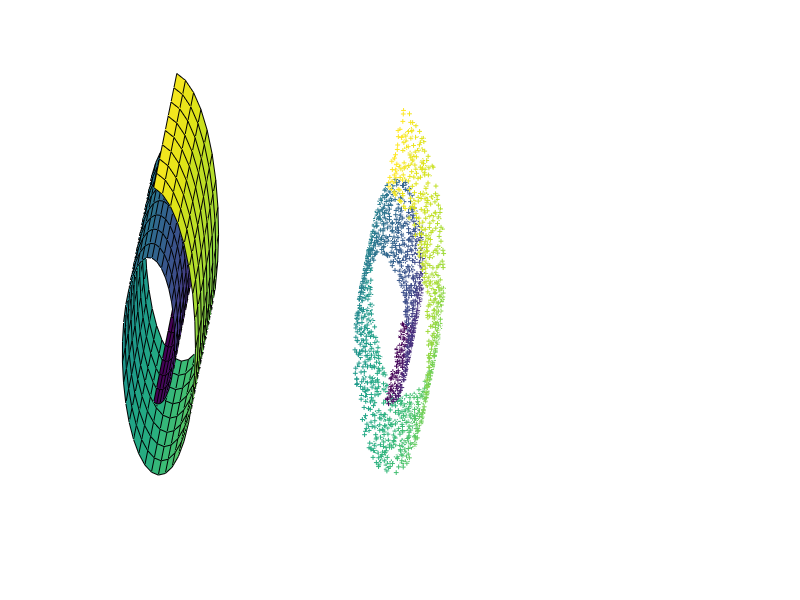

Reproduce this figure in MATLAB. (Note: this script raises an error after producing the figure.)
clear all;clc
N = 2000;
K = 12;
d = 2;
% Plot true manfold

tt0 = (3*pi/2)*(1+2*[0:0.02:1]); hh = [0:0.125:1]*30;
xx= (tt0.*cos(tt0))'*ones(size(hh));
yy= ones(size(tt0))'*hh;
zz= (tt0.*sin(tt0))'*ones(size(hh));
cc= tt0'*ones(size(hh));
subplot(1,3,1); cla;
surf(xx,yy,zz,cc);



view([12 20]); grid off; axis off; hold on;
lnx=-5*[3,3,3;3,-4,3]; lny=[0,0,0;32,0,0]; lnz=-5*[3,3,3;3,3,-3];
lnh=line(lnx,lny,lnz);
set(lnh,'Color',[1,1,1],'LineWidth',2,'LineStyle','-','Clipping','off');
axis([-15,20,0,32,-15,15]);

%generate sample data
tt= (3*pi/2)*(1+2*rand(1,N));
height = 21*rand(1,N);
X= [tt.*cos(tt); height; tt.*sin(tt)];
%scatter plot of sampled data
subplot(1,3,2); cla;
scatter3(X(1,:),X(2,:),X(3,:),12,tt,'+');
view([12 20]); grid off; axis off; hold on;
lnh=line(lnx,lny,lnz);
set(lnh,'Color',[1,1,1],'LineWidth',2,'LineStyle','-','Clipping','off');
axis([-15,20,0,32,-15,15]); drawnow;

%run LLE algorithm
Y=lle(X,K,d);

%scatterplot of embedding
subplot(1,3,3); cla;
scatter(Y(1,:),Y(2,:),12,tt,'+');
grid off;
set(gca,'XTick',[]); set(gca,'YTick',[]);
